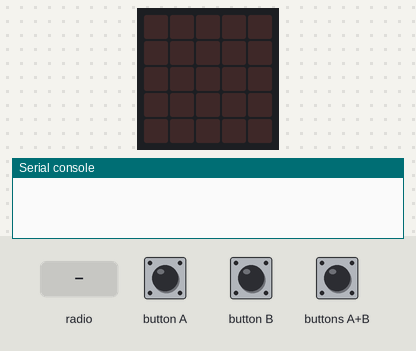
Simulated run of this program. Board: BBC micro:bit (MakeCode). Parts: the board's 5×5 LED display, the last lines printed to the serial console. The inputs (shaded band) are chosen by the test bench. No radio messages arrive unless stated (any console line starting 'radio sent:' is added by the test bench).

Above: at 1.2 s.
1.3 s: radio message "name=1" arrives
At 2.3 s:
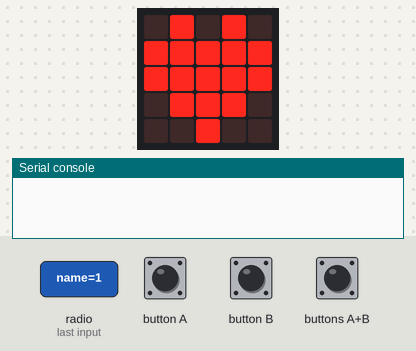
2.8 s: button A pressed for 0.15 s
At 4.1 s:
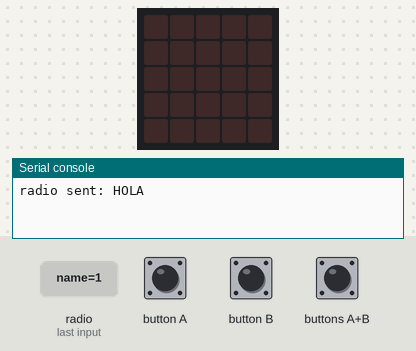
4.4 s: radio message "HOLA" arrives
At 4.7 s:
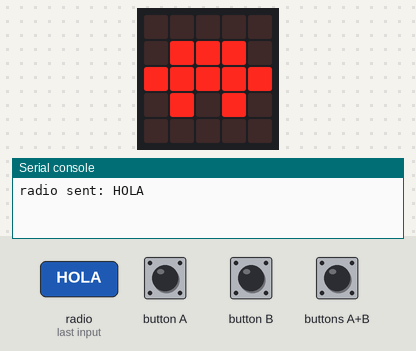
5.9 s: button B pressed for 0.15 s
At 6.5 s:
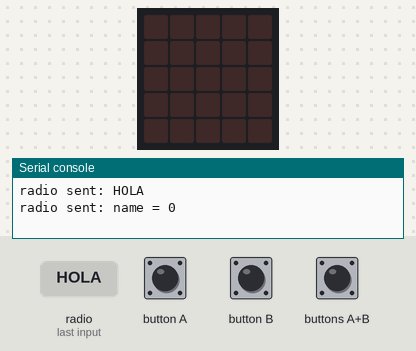
9.1 s: radio message "name=0" arrives
At 9.4 s:
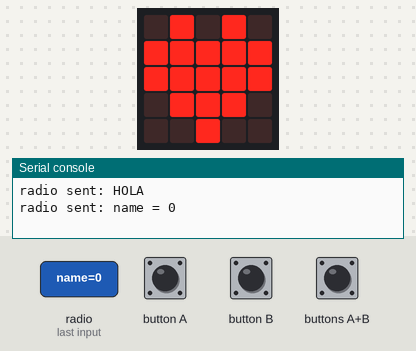
Timing chart, 0 to 11.6 s (numbered marks = the images above; inputs shaded):
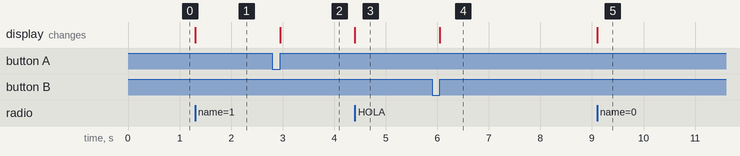

The program:

main.ts
```typescript
input.onButtonPressed(Button.A, function () {
    basic.clearScreen()
    radio.sendString("HOLA")
})
input.onButtonPressed(Button.AB, function () {
    basic.clearScreen()
    radio.sendString("Messirve")
})
radio.onReceivedString(function (receivedString) {
    basic.showIcon(IconNames.Tortoise)
})
input.onButtonPressed(Button.B, function () {
    basic.clearScreen()
    radio.sendValue("name", 0)
})
radio.onReceivedValue(function (name, value) {
    basic.showIcon(IconNames.Heart)
})
radio.setGroup(17)
```

test.ts
```typescript
// aquí va el archivo "tests"; esto no se compilará cuando este paquete se utilice como una extensión.
```

Measured:
- after the input at 1.3 s, the display: changes at once (image 1)
- after the input at 2.8 s, the display: changes after 0.15 s (image 2)
- after the input at 4.4 s, the display: changes at once (image 3)
- after the input at 5.9 s, the display: changes after 0.15 s (image 4)
- after the input at 9.1 s, the display: changes at once (image 5)
